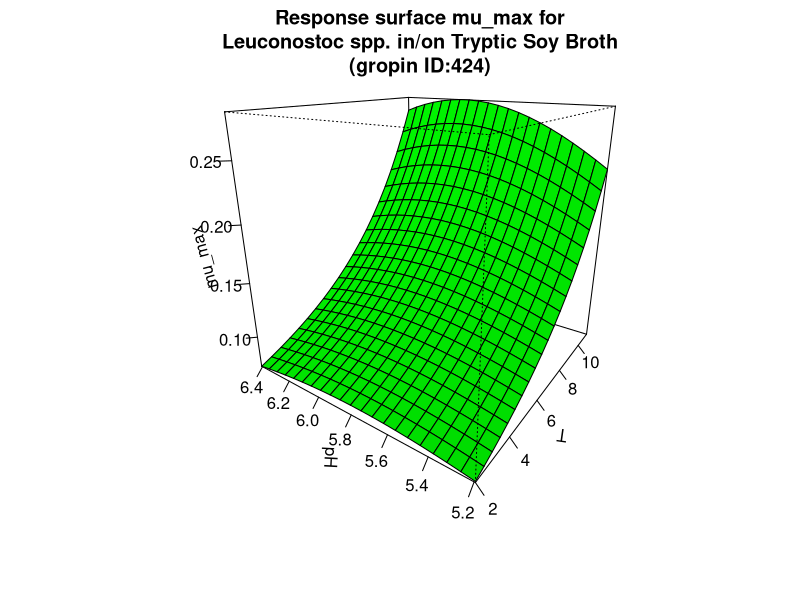

Generate this figure with R:
#############################
# start of Parameter script
#############################
T <- seq(1.998001998002,11.011,length.out=21)
pH <- seq(5.1948051948052,6.4064,length.out=21)
#############################
# end of Parameter script
#############################
############################# 
# start of Model script Gropin ID 424 
#############################
 
# constant coefficients for this model
 
variables <- data.frame(T,pH)
argumentsPar <- expand.grid(variables)
 
# heart of the model
response_surface <- function(T,pH) {
   mumax <-exp(-12.65+0.004234*(T^2)-0.3024*(pH^2)+0.01535*T*pH-0.004356*T+3.467*pH)

return(mumax=mumax)
} 

# output parameters
mumax <- cbind(argumentsPar,response_surface(argumentsPar['T'],argumentsPar['pH']))
colnames(mumax) <- c(colnames(argumentsPar),'mumax')
#############################
# End of Model script
#############################
############################# 
# start of Visualisation script Gropin ID 424 
#############################
persp(T,pH,matrix(unlist(mumax$mumax),nrow=21),col = 'green',xlab='T',ylab='pH',zlab='mu_max',main='Response surface mu_max for
Leuconostoc spp. in/on Tryptic Soy Broth
(gropin ID:424)',theta=305,phi=20,shade=0.25,ticktype = 'detailed')
#############################
# End of Visualisation script
#############################
